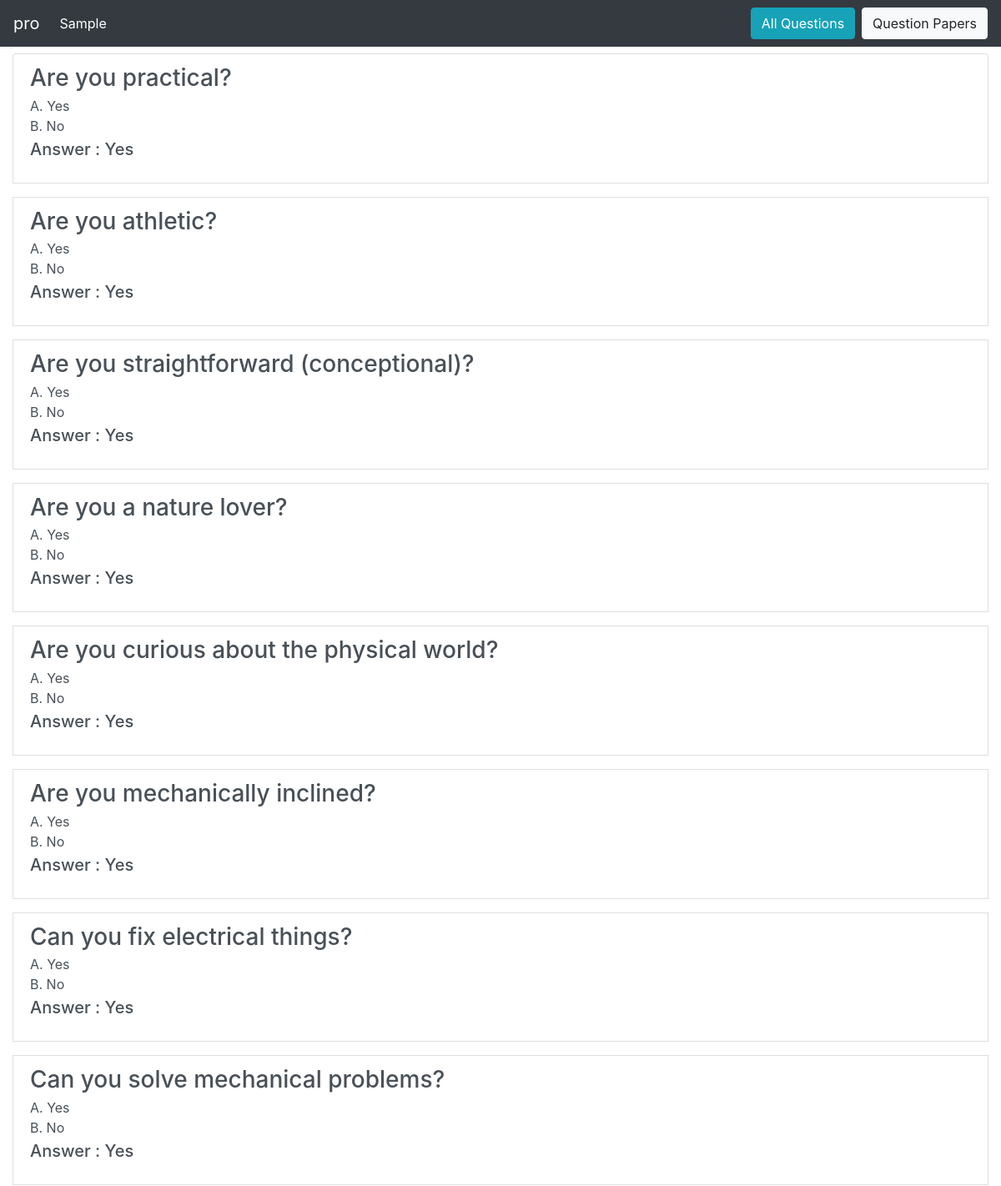
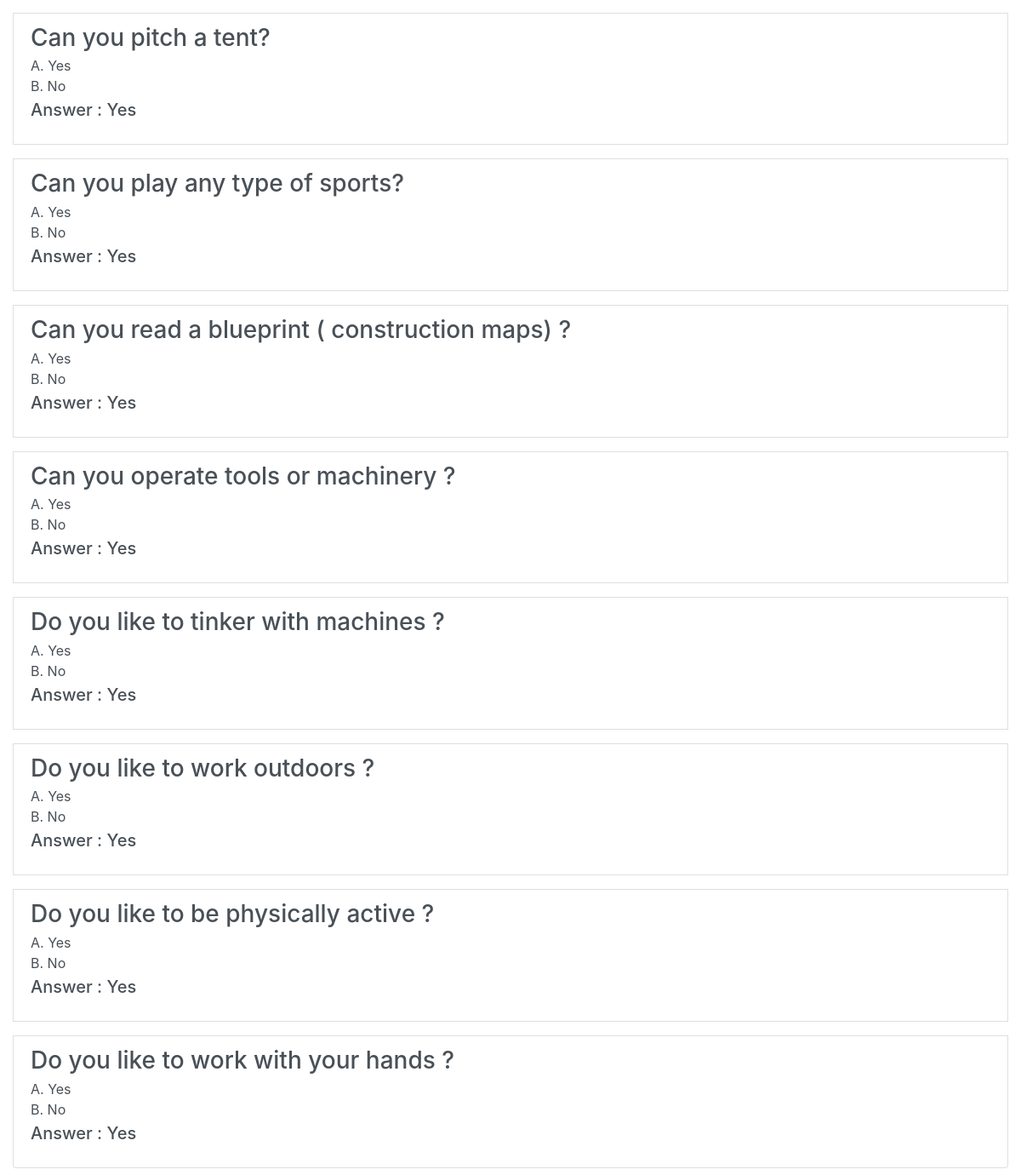
The page /prof/questionpaper/viewpaper/15 (signed in) on the database its author committed (2 pictures, top to bottom).
### main/models/question_paper.py (models this page shows, shortened)
class Question_Paper(models.Model):
    professor = models.ForeignKey(User, limit_choices_to={'groups__name': "Professor"}, on_delete=models.CASCADE)
    qPaperTitle = models.CharField(max_length=100)
    questions = models.ManyToManyField(Question_DB)

### main/models/question.py (models this page shows, shortened)
class Question_DB(models.Model):
    professor = models.ForeignKey(User, limit_choices_to={'groups__name': "Professor"}, on_delete=models.CASCADE, null=True)
    qno = models.AutoField(primary_key=True)
    question = models.CharField(max_length=100)
    optionA = models.CharField(default='Yes', max_length=3)
    optionB = models.CharField(default='No', max_length=2)
    answer = models.CharField(default='Yes', max_length=3)

### prof/views/question_paper.py (the view)
def view_specific_paper(request, paper_id):
    prof = request.user
    paper = Question_Paper.objects.get(professor=prof, pk=paper_id)
    return render(request, 'prof/question_paper/viewpaper.html', {
        'qpaper': paper, 'question_list': paper.questions.all(), 'prof': prof
    })

### prof/templates/prof/question_paper/viewpaper.html (shortened to what this page needs)
{% extends 'prof/base/base.html' %}
{% block navbar_title %}{{ prof.username }}{% endblock navbar_title %}
{% block navitem_title %}{{ qpaper.qPaperTitle }}{% endblock navitem_title %}
{% block buttons %}
    <a class="btn btn-info my-sm-0 mx-2" href="{% url 'prof:view_all_ques' %}" target="_blank">All Questions</a>
    <a class="btn btn-light my-sm-0" href="{% url 'prof:make_paper' %}">Question Papers</a>
{% endblock buttons %}
{% block body %}
    <div class="container-fluid">
        <div class="list-group">
            {% for ques in question_list %}
            <a href="#" class="list-group-item list-group-item-action flex-column align-items-start my-2">
                <div class="d-flex w-100 justify-content-between">
                    <h3 class="mb-1">{{ ques.question }}</h3>
                </div>
                <p class="mb-1">
                    A. {{ques.optionA}}<br>
                    B. {{ques.optionB}}<br>
                    <h5>Answer : {{ques.answer}}</h5>
                </p>
            </a>
            {% empty %}
            <h3>No Questions added to Paper</h3>
            {% endfor %}
        </div>
    </div>
{% endblock body %}

### rows shown on the page
Question_Paper: qPaperTitle "Sample"
Question_DB: question "Are you practical?", optionA "Yes", optionB "No", answer "Yes"
Question_DB: question "Are you athletic?", optionA "Yes", optionB "No", answer "Yes"
Question_DB: question "Are you straightforward (conceptional)?", optionA "Yes", optionB "No", answer "Yes"
Question_DB: question "Are you a nature lover?", optionA "Yes", optionB "No", answer "Yes"
Question_DB: question "Are you curious about the physical world?", optionA "Yes", optionB "No", answer "Yes"
Question_DB: question "Are you mechanically inclined?", optionA "Yes", optionB "No", answer "Yes"
Question_DB: question "Can you fix electrical things?", optionA "Yes", optionB "No", answer "Yes"
Question_DB: question "Can you solve mechanical problems?", optionA "Yes", optionB "No", answer "Yes"
Question_DB: question "Can you pitch a tent?", optionA "Yes", optionB "No", answer "Yes"
Question_DB: question "Can you play any type of sports?", optionA "Yes", optionB "No", answer "Yes"
Question_DB: question "Can you read a blueprint ( construction maps) ?", optionA "Yes", optionB "No", answer "Yes"
Question_DB: question "Can you operate tools or machinery ?", optionA "Yes", optionB "No", answer "Yes"
Question_DB: question "Do you like to tinker with machines ?", optionA "Yes", optionB "No", answer "Yes"
Question_DB: question "Do you like to work outdoors ?", optionA "Yes", optionB "No", answer "Yes"
Question_DB: question "Do you like to be physically active ?", optionA "Yes", optionB "No", answer "Yes"
Question_DB: question "Do you like to work with your hands ?", optionA "Yes", optionB "No", answer "Yes"

### other values the page prints
{{ prof.username }} "pro"
